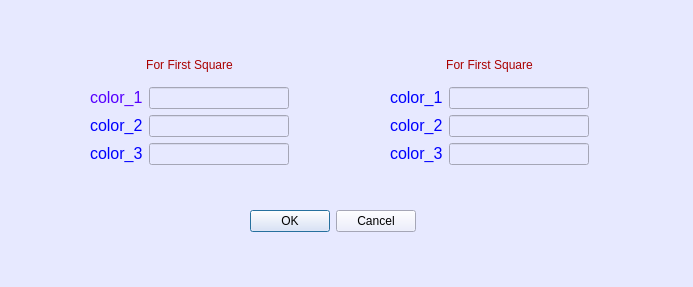
<?xml version="1.0" encoding="UTF-8"?>
<ui version="4.0">
 <class>DialogError</class>
 <widget class="QDialog" name="DialogError">
  <property name="geometry">
   <rect>
    <x>0</x>
    <y>0</y>
    <width>693</width>
    <height>287</height>
   </rect>
  </property>
  <property name="windowTitle">
   <string>Dialog</string>
  </property>
  <property name="styleSheet">
   <string notr="true">background-color: rgb(231, 233, 255);</string>
  </property>
  <widget class="QWidget" name="layoutWidget_3">
   <property name="geometry">
    <rect>
     <x>390</x>
     <y>50</y>
     <width>199</width>
     <height>115</height>
    </rect>
   </property>
   <layout class="QVBoxLayout" name="verticalLayout_8">
    <item>
     <widget class="QLabel" name="labelArea">
      <property name="styleSheet">
       <string notr="true">font: 12pt &quot;Sans Serif&quot;;
color: rgb(170, 0, 0)</string>
      </property>
      <property name="text">
       <string>&lt;html&gt;&lt;head/&gt;&lt;body&gt;&lt;p align=&quot;center&quot;&gt;For First Square&lt;/p&gt;&lt;/body&gt;&lt;/html&gt;</string>
      </property>
     </widget>
    </item>
    <item>
     <layout class="QHBoxLayout" name="horizontalLayout_6">
      <item>
       <widget class="QLabel" name="labelColorArea_1">
        <property name="text">
         <string>&lt;html&gt;&lt;head/&gt;&lt;body&gt;&lt;p&gt;&lt;span style=&quot; font-size:12pt; color:#0000ff;&quot;&gt;color_1&lt;/span&gt;&lt;/p&gt;&lt;/body&gt;&lt;/html&gt;</string>
        </property>
       </widget>
      </item>
      <item>
       <widget class="QLineEdit" name="lineEditColorArea_1"/>
      </item>
     </layout>
    </item>
    <item>
     <layout class="QHBoxLayout" name="horizontalLayout_7">
      <item>
       <widget class="QLabel" name="labelColorArea_2">
        <property name="text">
         <string>&lt;html&gt;&lt;head/&gt;&lt;body&gt;&lt;p&gt;&lt;span style=&quot; font-size:12pt; color:#0000ff;&quot;&gt;color_2&lt;/span&gt;&lt;/p&gt;&lt;/body&gt;&lt;/html&gt;</string>
        </property>
       </widget>
      </item>
      <item>
       <widget class="QLineEdit" name="lineEditColorArea_2"/>
      </item>
     </layout>
    </item>
    <item>
     <layout class="QHBoxLayout" name="horizontalLayout_8">
      <item>
       <widget class="QLabel" name="labelColorArea_3">
        <property name="text">
         <string>&lt;html&gt;&lt;head/&gt;&lt;body&gt;&lt;p&gt;&lt;span style=&quot; font-size:12pt; color:#0000ff;&quot;&gt;color_3&lt;/span&gt;&lt;/p&gt;&lt;/body&gt;&lt;/html&gt;</string>
        </property>
       </widget>
      </item>
      <item>
       <widget class="QLineEdit" name="lineEditColorArea_3"/>
      </item>
     </layout>
    </item>
   </layout>
  </widget>
  <widget class="QDialogButtonBox" name="buttonBoxAcceptErrors">
   <property name="geometry">
    <rect>
     <x>250</x>
     <y>210</y>
     <width>166</width>
     <height>23</height>
    </rect>
   </property>
   <property name="standardButtons">
    <set>QDialogButtonBox::Cancel|QDialogButtonBox::Ok</set>
   </property>
  </widget>
  <widget class="QWidget" name="layoutWidget_4">
   <property name="geometry">
    <rect>
     <x>90</x>
     <y>50</y>
     <width>199</width>
     <height>115</height>
    </rect>
   </property>
   <layout class="QVBoxLayout" name="verticalLayout">
    <item>
     <widget class="QLabel" name="labelSquare">
      <property name="toolTip">
       <string>&lt;html&gt;&lt;head/&gt;&lt;body&gt;&lt;p&gt;qwefqwerq&lt;/p&gt;&lt;/body&gt;&lt;/html&gt;</string>
      </property>
      <property name="styleSheet">
       <string notr="true">font: 12pt &quot;Sans Serif&quot;;
color: rgb(170, 0, 0);</string>
      </property>
      <property name="text">
       <string>&lt;html&gt;&lt;head/&gt;&lt;body&gt;&lt;p align=&quot;center&quot;&gt;For First Square&lt;/p&gt;&lt;/body&gt;&lt;/html&gt;</string>
      </property>
     </widget>
    </item>
    <item>
     <layout class="QHBoxLayout" name="horizontalLayout">
      <item>
       <widget class="QLabel" name="labelColorSquare_1">
        <property name="text">
         <string>&lt;html&gt;&lt;head/&gt;&lt;body&gt;&lt;p&gt;&lt;span style=&quot; font-size:12pt; color:#5500ff;&quot;&gt;color_1&lt;/span&gt;&lt;/p&gt;&lt;/body&gt;&lt;/html&gt;</string>
        </property>
       </widget>
      </item>
      <item>
       <widget class="QLineEdit" name="lineEditColorSquare_1"/>
      </item>
     </layout>
    </item>
    <item>
     <layout class="QHBoxLayout" name="horizontalLayout_9">
      <item>
       <widget class="QLabel" name="labelColorSquare_2">
        <property name="text">
         <string>&lt;html&gt;&lt;head/&gt;&lt;body&gt;&lt;p&gt;&lt;span style=&quot; font-size:12pt; color:#0000ff;&quot;&gt;color_2&lt;/span&gt;&lt;/p&gt;&lt;/body&gt;&lt;/html&gt;</string>
        </property>
       </widget>
      </item>
      <item>
       <widget class="QLineEdit" name="lineEditColorSquare_2"/>
      </item>
     </layout>
    </item>
    <item>
     <layout class="QHBoxLayout" name="horizontalLayout_10">
      <item>
       <widget class="QLabel" name="labelColorSquare_3">
        <property name="text">
         <string>&lt;html&gt;&lt;head/&gt;&lt;body&gt;&lt;p&gt;&lt;span style=&quot; font-size:12pt; color:#0000ff;&quot;&gt;color_3&lt;/span&gt;&lt;/p&gt;&lt;/body&gt;&lt;/html&gt;</string>
        </property>
       </widget>
      </item>
      <item>
       <widget class="QLineEdit" name="lineEditColorSquare_3"/>
      </item>
     </layout>
    </item>
   </layout>
  </widget>
 </widget>
 <resources/>
 <connections/>
</ui>
